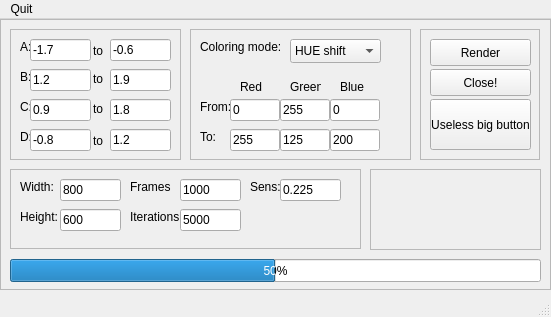
<?xml version="1.0" encoding="UTF-8"?>
<ui version="4.0">
 <class>MainWindow</class>
 <widget class="QMainWindow" name="MainWindow">
  <property name="geometry">
   <rect>
    <x>0</x>
    <y>0</y>
    <width>551</width>
    <height>317</height>
   </rect>
  </property>
  <property name="windowTitle">
   <string>MainWindow</string>
  </property>
  <widget class="QWidget" name="centralwidget">
   <widget class="QFrame" name="frameMaster">
    <property name="geometry">
     <rect>
      <x>0</x>
      <y>0</y>
      <width>551</width>
      <height>271</height>
     </rect>
    </property>
    <property name="frameShape">
     <enum>QFrame::StyledPanel</enum>
    </property>
    <property name="frameShadow">
     <enum>QFrame::Raised</enum>
    </property>
    <widget class="QFrame" name="frameImage">
     <property name="geometry">
      <rect>
       <x>10</x>
       <y>150</y>
       <width>351</width>
       <height>80</height>
      </rect>
     </property>
     <property name="frameShape">
      <enum>QFrame::StyledPanel</enum>
     </property>
     <property name="frameShadow">
      <enum>QFrame::Raised</enum>
     </property>
     <widget class="QLineEdit" name="txtBoxSens">
      <property name="geometry">
       <rect>
        <x>270</x>
        <y>10</y>
        <width>61</width>
        <height>22</height>
       </rect>
      </property>
      <property name="text">
       <string>0.225</string>
      </property>
     </widget>
     <widget class="QLineEdit" name="txtBoxFrames">
      <property name="geometry">
       <rect>
        <x>170</x>
        <y>10</y>
        <width>61</width>
        <height>22</height>
       </rect>
      </property>
      <property name="text">
       <string>1000</string>
      </property>
     </widget>
     <widget class="QLineEdit" name="txtBoxHeight">
      <property name="geometry">
       <rect>
        <x>50</x>
        <y>40</y>
        <width>61</width>
        <height>22</height>
       </rect>
      </property>
      <property name="text">
       <string>600</string>
      </property>
     </widget>
     <widget class="QLabel" name="label_17">
      <property name="geometry">
       <rect>
        <x>120</x>
        <y>10</y>
        <width>41</width>
        <height>16</height>
       </rect>
      </property>
      <property name="text">
       <string>Frames:</string>
      </property>
     </widget>
     <widget class="QLabel" name="label_16">
      <property name="geometry">
       <rect>
        <x>10</x>
        <y>40</y>
        <width>41</width>
        <height>16</height>
       </rect>
      </property>
      <property name="text">
       <string>Height:</string>
      </property>
     </widget>
     <widget class="QLabel" name="label_18">
      <property name="geometry">
       <rect>
        <x>120</x>
        <y>40</y>
        <width>51</width>
        <height>16</height>
       </rect>
      </property>
      <property name="text">
       <string>Iterations:</string>
      </property>
     </widget>
     <widget class="QLineEdit" name="txtBoxIters">
      <property name="geometry">
       <rect>
        <x>170</x>
        <y>40</y>
        <width>61</width>
        <height>22</height>
       </rect>
      </property>
      <property name="text">
       <string>5000</string>
      </property>
     </widget>
     <widget class="QLabel" name="label_19">
      <property name="geometry">
       <rect>
        <x>240</x>
        <y>10</y>
        <width>41</width>
        <height>16</height>
       </rect>
      </property>
      <property name="text">
       <string>Sens:</string>
      </property>
     </widget>
     <widget class="QLabel" name="label_15">
      <property name="geometry">
       <rect>
        <x>10</x>
        <y>10</y>
        <width>41</width>
        <height>16</height>
       </rect>
      </property>
      <property name="text">
       <string>Width:</string>
      </property>
     </widget>
     <widget class="QLineEdit" name="txtBoxWidth">
      <property name="geometry">
       <rect>
        <x>50</x>
        <y>10</y>
        <width>61</width>
        <height>22</height>
       </rect>
      </property>
      <property name="text">
       <string>800</string>
      </property>
     </widget>
    </widget>
    <widget class="QFrame" name="frameParameter">
     <property name="geometry">
      <rect>
       <x>10</x>
       <y>10</y>
       <width>171</width>
       <height>131</height>
      </rect>
     </property>
     <property name="frameShape">
      <enum>QFrame::StyledPanel</enum>
     </property>
     <property name="frameShadow">
      <enum>QFrame::Raised</enum>
     </property>
     <widget class="QLineEdit" name="txtBoxDD">
      <property name="geometry">
       <rect>
        <x>100</x>
        <y>100</y>
        <width>61</width>
        <height>22</height>
       </rect>
      </property>
      <property name="text">
       <string>1.2</string>
      </property>
     </widget>
     <widget class="QLabel" name="label">
      <property name="geometry">
       <rect>
        <x>10</x>
        <y>10</y>
        <width>16</width>
        <height>16</height>
       </rect>
      </property>
      <property name="text">
       <string>A:</string>
      </property>
     </widget>
     <widget class="QLabel" name="label_12">
      <property name="geometry">
       <rect>
        <x>83</x>
        <y>40</y>
        <width>20</width>
        <height>20</height>
       </rect>
      </property>
      <property name="text">
       <string>to</string>
      </property>
     </widget>
     <widget class="QLineEdit" name="txtBoxBB">
      <property name="geometry">
       <rect>
        <x>100</x>
        <y>40</y>
        <width>61</width>
        <height>22</height>
       </rect>
      </property>
      <property name="text">
       <string>1.9</string>
      </property>
     </widget>
     <widget class="QLabel" name="label_2">
      <property name="geometry">
       <rect>
        <x>10</x>
        <y>40</y>
        <width>16</width>
        <height>16</height>
       </rect>
      </property>
      <property name="text">
       <string>B:</string>
      </property>
     </widget>
     <widget class="QLabel" name="label_3">
      <property name="geometry">
       <rect>
        <x>10</x>
        <y>70</y>
        <width>16</width>
        <height>16</height>
       </rect>
      </property>
      <property name="text">
       <string>C:</string>
      </property>
     </widget>
     <widget class="QLabel" name="label_13">
      <property name="geometry">
       <rect>
        <x>83</x>
        <y>70</y>
        <width>20</width>
        <height>20</height>
       </rect>
      </property>
      <property name="text">
       <string>to</string>
      </property>
     </widget>
     <widget class="QLabel" name="label_4">
      <property name="geometry">
       <rect>
        <x>10</x>
        <y>100</y>
        <width>16</width>
        <height>16</height>
       </rect>
      </property>
      <property name="text">
       <string>D:</string>
      </property>
     </widget>
     <widget class="QLineEdit" name="txtBoxA">
      <property name="geometry">
       <rect>
        <x>20</x>
        <y>10</y>
        <width>61</width>
        <height>22</height>
       </rect>
      </property>
      <property name="text">
       <string>-1.7</string>
      </property>
     </widget>
     <widget class="QLineEdit" name="txtBoxD">
      <property name="geometry">
       <rect>
        <x>20</x>
        <y>100</y>
        <width>61</width>
        <height>22</height>
       </rect>
      </property>
      <property name="text">
       <string>-0.8</string>
      </property>
     </widget>
     <widget class="QLineEdit" name="txtBoxAA">
      <property name="geometry">
       <rect>
        <x>100</x>
        <y>10</y>
        <width>61</width>
        <height>22</height>
       </rect>
      </property>
      <property name="text">
       <string>-0.6</string>
      </property>
     </widget>
     <widget class="QLineEdit" name="txtBoxB">
      <property name="geometry">
       <rect>
        <x>20</x>
        <y>40</y>
        <width>61</width>
        <height>22</height>
       </rect>
      </property>
      <property name="text">
       <string>1.2</string>
      </property>
     </widget>
     <widget class="QLabel" name="label_14">
      <property name="geometry">
       <rect>
        <x>83</x>
        <y>102</y>
        <width>20</width>
        <height>20</height>
       </rect>
      </property>
      <property name="text">
       <string>to</string>
      </property>
     </widget>
     <widget class="QLineEdit" name="txtBoxC">
      <property name="geometry">
       <rect>
        <x>20</x>
        <y>70</y>
        <width>61</width>
        <height>22</height>
       </rect>
      </property>
      <property name="text">
       <string>0.9</string>
      </property>
     </widget>
     <widget class="QLabel" name="label_11">
      <property name="geometry">
       <rect>
        <x>83</x>
        <y>12</y>
        <width>20</width>
        <height>20</height>
       </rect>
      </property>
      <property name="text">
       <string>to</string>
      </property>
     </widget>
     <widget class="QLineEdit" name="txtBoxCC">
      <property name="geometry">
       <rect>
        <x>100</x>
        <y>70</y>
        <width>61</width>
        <height>22</height>
       </rect>
      </property>
      <property name="text">
       <string>1.8</string>
      </property>
     </widget>
    </widget>
    <widget class="QFrame" name="frameColor">
     <property name="geometry">
      <rect>
       <x>190</x>
       <y>10</y>
       <width>221</width>
       <height>131</height>
      </rect>
     </property>
     <property name="frameShape">
      <enum>QFrame::StyledPanel</enum>
     </property>
     <property name="frameShadow">
      <enum>QFrame::Raised</enum>
     </property>
     <widget class="QLabel" name="label_6">
      <property name="geometry">
       <rect>
        <x>10</x>
        <y>70</y>
        <width>31</width>
        <height>16</height>
       </rect>
      </property>
      <property name="text">
       <string>From:</string>
      </property>
     </widget>
     <widget class="QLineEdit" name="txtBoxGreen">
      <property name="geometry">
       <rect>
        <x>90</x>
        <y>70</y>
        <width>50</width>
        <height>22</height>
       </rect>
      </property>
      <property name="text">
       <string>255</string>
      </property>
     </widget>
     <widget class="QLabel" name="label_8">
      <property name="geometry">
       <rect>
        <x>50</x>
        <y>50</y>
        <width>31</width>
        <height>16</height>
       </rect>
      </property>
      <property name="text">
       <string>Red</string>
      </property>
     </widget>
     <widget class="QLineEdit" name="txtBoxBlue">
      <property name="geometry">
       <rect>
        <x>140</x>
        <y>70</y>
        <width>50</width>
        <height>22</height>
       </rect>
      </property>
      <property name="text">
       <string>0</string>
      </property>
     </widget>
     <widget class="QLineEdit" name="txtBoxBlue2">
      <property name="geometry">
       <rect>
        <x>140</x>
        <y>100</y>
        <width>50</width>
        <height>22</height>
       </rect>
      </property>
      <property name="text">
       <string>200</string>
      </property>
     </widget>
     <widget class="QLineEdit" name="txtBoxRed2">
      <property name="geometry">
       <rect>
        <x>40</x>
        <y>100</y>
        <width>50</width>
        <height>22</height>
       </rect>
      </property>
      <property name="text">
       <string>255</string>
      </property>
     </widget>
     <widget class="QLabel" name="label_9">
      <property name="geometry">
       <rect>
        <x>100</x>
        <y>50</y>
        <width>31</width>
        <height>16</height>
       </rect>
      </property>
      <property name="text">
       <string>Green</string>
      </property>
     </widget>
     <widget class="QLineEdit" name="txtBoxRed">
      <property name="geometry">
       <rect>
        <x>40</x>
        <y>70</y>
        <width>50</width>
        <height>22</height>
       </rect>
      </property>
      <property name="text">
       <string>0</string>
      </property>
     </widget>
     <widget class="QLabel" name="label_10">
      <property name="geometry">
       <rect>
        <x>150</x>
        <y>50</y>
        <width>31</width>
        <height>16</height>
       </rect>
      </property>
      <property name="text">
       <string>Blue</string>
      </property>
     </widget>
     <widget class="QLabel" name="label_7">
      <property name="geometry">
       <rect>
        <x>10</x>
        <y>100</y>
        <width>31</width>
        <height>16</height>
       </rect>
      </property>
      <property name="text">
       <string>To:</string>
      </property>
     </widget>
     <widget class="QLineEdit" name="txtBoxGreen2">
      <property name="geometry">
       <rect>
        <x>90</x>
        <y>100</y>
        <width>50</width>
        <height>22</height>
       </rect>
      </property>
      <property name="text">
       <string>125</string>
      </property>
     </widget>
     <widget class="QComboBox" name="comboBox">
      <property name="geometry">
       <rect>
        <x>100</x>
        <y>10</y>
        <width>91</width>
        <height>24</height>
       </rect>
      </property>
      <item>
       <property name="text">
        <string extracomment="Shifts thru the color spectreby changing the HUE.">HUE shift</string>
       </property>
      </item>
      <item>
       <property name="text">
        <string extracomment="Goes to one color to another.">2color grad</string>
       </property>
      </item>
     </widget>
     <widget class="QLabel" name="label_5">
      <property name="geometry">
       <rect>
        <x>10</x>
        <y>10</y>
        <width>91</width>
        <height>16</height>
       </rect>
      </property>
      <property name="text">
       <string>Coloring mode:</string>
      </property>
     </widget>
    </widget>
    <widget class="QFrame" name="frameButton">
     <property name="geometry">
      <rect>
       <x>420</x>
       <y>10</y>
       <width>120</width>
       <height>131</height>
      </rect>
     </property>
     <property name="frameShape">
      <enum>QFrame::StyledPanel</enum>
     </property>
     <property name="frameShadow">
      <enum>QFrame::Raised</enum>
     </property>
     <widget class="QPushButton" name="pushButton">
      <property name="geometry">
       <rect>
        <x>10</x>
        <y>70</y>
        <width>101</width>
        <height>51</height>
       </rect>
      </property>
      <property name="text">
       <string>Useless big button</string>
      </property>
     </widget>
     <widget class="QPushButton" name="buttonRender">
      <property name="geometry">
       <rect>
        <x>10</x>
        <y>10</y>
        <width>101</width>
        <height>27</height>
       </rect>
      </property>
      <property name="text">
       <string>Render</string>
      </property>
     </widget>
     <widget class="QPushButton" name="buttonClose">
      <property name="geometry">
       <rect>
        <x>10</x>
        <y>40</y>
        <width>101</width>
        <height>27</height>
       </rect>
      </property>
      <property name="text">
       <string>Close!</string>
      </property>
     </widget>
    </widget>
    <widget class="QProgressBar" name="progressBar">
     <property name="geometry">
      <rect>
       <x>10</x>
       <y>240</y>
       <width>531</width>
       <height>23</height>
      </rect>
     </property>
     <property name="value">
      <number>50</number>
     </property>
    </widget>
    <widget class="QTextEdit" name="textEdit">
     <property name="enabled">
      <bool>false</bool>
     </property>
     <property name="geometry">
      <rect>
       <x>370</x>
       <y>150</y>
       <width>171</width>
       <height>81</height>
      </rect>
     </property>
    </widget>
   </widget>
  </widget>
  <widget class="QMenuBar" name="menubar">
   <property name="geometry">
    <rect>
     <x>0</x>
     <y>0</y>
     <width>551</width>
     <height>23</height>
    </rect>
   </property>
   <widget class="QMenu" name="menuQuit">
    <property name="title">
     <string>Quit</string>
    </property>
    <addaction name="actionYep_quit_now"/>
   </widget>
   <addaction name="menuQuit"/>
  </widget>
  <widget class="QStatusBar" name="statusbar"/>
  <action name="actionYep_quit_now">
   <property name="text">
    <string>Yep, quit now!</string>
   </property>
  </action>
 </widget>
 <tabstops>
  <tabstop>txtBoxA</tabstop>
  <tabstop>txtBoxAA</tabstop>
  <tabstop>txtBoxB</tabstop>
  <tabstop>txtBoxBB</tabstop>
  <tabstop>txtBoxC</tabstop>
  <tabstop>txtBoxCC</tabstop>
  <tabstop>txtBoxD</tabstop>
  <tabstop>txtBoxDD</tabstop>
  <tabstop>txtBoxRed</tabstop>
  <tabstop>txtBoxGreen</tabstop>
  <tabstop>txtBoxBlue</tabstop>
  <tabstop>txtBoxRed2</tabstop>
  <tabstop>txtBoxGreen2</tabstop>
  <tabstop>txtBoxBlue2</tabstop>
  <tabstop>txtBoxWidth</tabstop>
  <tabstop>txtBoxHeight</tabstop>
  <tabstop>txtBoxFrames</tabstop>
  <tabstop>txtBoxIters</tabstop>
  <tabstop>txtBoxSens</tabstop>
  <tabstop>comboBox</tabstop>
  <tabstop>buttonRender</tabstop>
  <tabstop>buttonClose</tabstop>
  <tabstop>pushButton</tabstop>
 </tabstops>
 <resources/>
 <connections/>
</ui>
